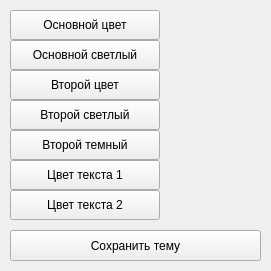
<?xml version="1.0" encoding="UTF-8"?>
<ui version="4.0">
 <class>MainWindow</class>
 <widget class="QMainWindow" name="MainWindow">
  <property name="geometry">
   <rect>
    <x>0</x>
    <y>0</y>
    <width>271</width>
    <height>271</height>
   </rect>
  </property>
  <property name="windowTitle">
   <string>Theme Creator</string>
  </property>
  <widget class="QWidget" name="centralwidget">
   <widget class="QPushButton" name="saveButton">
    <property name="geometry">
     <rect>
      <x>10</x>
      <y>230</y>
      <width>251</width>
      <height>31</height>
     </rect>
    </property>
    <property name="text">
     <string>Сохранить тему</string>
    </property>
   </widget>
   <widget class="QToolButton" name="toolButton_1">
    <property name="geometry">
     <rect>
      <x>10</x>
      <y>10</y>
      <width>150</width>
      <height>30</height>
     </rect>
    </property>
    <property name="text">
     <string>Основной цвет</string>
    </property>
   </widget>
   <widget class="QToolButton" name="toolButton_2">
    <property name="geometry">
     <rect>
      <x>10</x>
      <y>40</y>
      <width>150</width>
      <height>30</height>
     </rect>
    </property>
    <property name="text">
     <string>Основной светлый</string>
    </property>
   </widget>
   <widget class="QToolButton" name="toolButton_3">
    <property name="geometry">
     <rect>
      <x>10</x>
      <y>70</y>
      <width>150</width>
      <height>30</height>
     </rect>
    </property>
    <property name="text">
     <string>Второй цвет</string>
    </property>
   </widget>
   <widget class="QToolButton" name="toolButton_4">
    <property name="geometry">
     <rect>
      <x>10</x>
      <y>100</y>
      <width>150</width>
      <height>30</height>
     </rect>
    </property>
    <property name="text">
     <string>Второй светлый</string>
    </property>
   </widget>
   <widget class="QToolButton" name="toolButton_5">
    <property name="geometry">
     <rect>
      <x>10</x>
      <y>130</y>
      <width>150</width>
      <height>30</height>
     </rect>
    </property>
    <property name="text">
     <string>Второй темный</string>
    </property>
   </widget>
   <widget class="QToolButton" name="toolButton_6">
    <property name="geometry">
     <rect>
      <x>10</x>
      <y>160</y>
      <width>150</width>
      <height>30</height>
     </rect>
    </property>
    <property name="text">
     <string>Цвет текста 1</string>
    </property>
   </widget>
   <widget class="QToolButton" name="toolButton_7">
    <property name="geometry">
     <rect>
      <x>10</x>
      <y>190</y>
      <width>150</width>
      <height>30</height>
     </rect>
    </property>
    <property name="text">
     <string>Цвет текста 2</string>
    </property>
   </widget>
   <widget class="QWidget" name="">
    <property name="geometry">
     <rect>
      <x>168</x>
      <y>10</y>
      <width>91</width>
      <height>211</height>
     </rect>
    </property>
    <layout class="QVBoxLayout" name="verticalLayout_2">
     <item>
      <widget class="QLabel" name="label1">
       <property name="text">
        <string/>
       </property>
      </widget>
     </item>
     <item>
      <widget class="QLabel" name="label2">
       <property name="text">
        <string/>
       </property>
      </widget>
     </item>
     <item>
      <widget class="QLabel" name="label3">
       <property name="text">
        <string/>
       </property>
      </widget>
     </item>
     <item>
      <widget class="QLabel" name="label4">
       <property name="text">
        <string/>
       </property>
      </widget>
     </item>
     <item>
      <widget class="QLabel" name="label5">
       <property name="text">
        <string/>
       </property>
      </widget>
     </item>
     <item>
      <widget class="QLabel" name="label6">
       <property name="text">
        <string/>
       </property>
      </widget>
     </item>
     <item>
      <widget class="QLabel" name="label7">
       <property name="text">
        <string/>
       </property>
      </widget>
     </item>
    </layout>
   </widget>
  </widget>
 </widget>
 <resources/>
 <connections/>
</ui>
